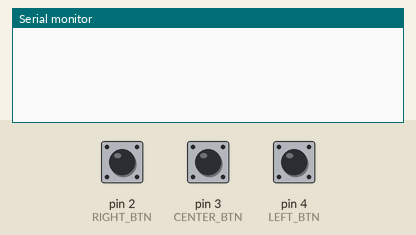
Simulated run of this sketch. Board: Arduino Uno, built with avr-gcc and run on an emulated ATmega328P. Parts: the last lines printed to the serial monitor. The inputs (shaded band) are chosen by the test bench; at power-on: pin 2 (RIGHT_BTN) HIGH, pin 3 (CENTER_BTN) HIGH, pin 4 (LEFT_BTN) HIGH.

Above: at 1.2 s.
1.3 s: pin 2 (RIGHT_BTN) pulled LOW for 0.15 s
At 2.5 s:
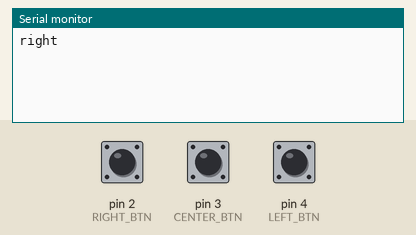
2.9 s: pin 3 (CENTER_BTN) pulled LOW for 0.15 s
At 3.7 s:
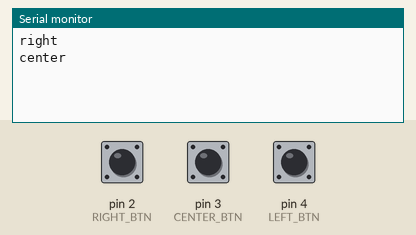
4.5 s: pin 4 (LEFT_BTN) pulled LOW for 0.15 s
At 5.0 s:
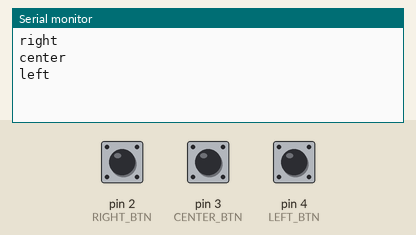

The sketch:

3.ino
```cpp
#define LEFT_BTN   4
#define CENTER_BTN 3
#define RIGHT_BTN  2

void setup() {
  pinMode(LEFT_BTN, INPUT_PULLUP);
  pinMode(CENTER_BTN, INPUT_PULLUP);
  pinMode(RIGHT_BTN, INPUT_PULLUP);

  Serial.begin(9600);
}

void loop() {
  if (digitalRead(LEFT_BTN) == LOW) {
    Serial.println("left");
    delay(300);
  }
  else if (digitalRead(CENTER_BTN) == LOW) {
    Serial.println("center");
    delay(300);
  }
  else if (digitalRead(RIGHT_BTN) == LOW) {
    Serial.println("right");
    delay(300);
  }
}
```

Measured:
- after the input at 1.3 s, the serial monitor: prints a new line at once (image 1)
- after the input at 2.9 s, the serial monitor: prints a new line at once (image 2)
- after the input at 4.5 s, the serial monitor: prints a new line at once (image 3)
